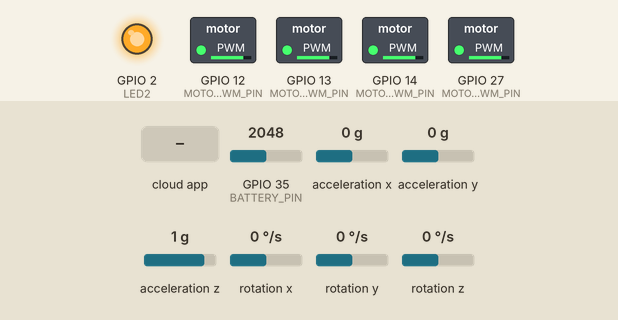
Simulated run of this sketch. Board: ESP32. Shown: switched loads named in the sketch (green lamp = pin HIGH), output pins drawn as LEDs (lit = HIGH). Wiring (inferred from the names in the program): MPU-6050 motion sensor at I2C address 0x68. Inputs (shaded band) come from the test bench; at power-on: acceleration x 0 g, acceleration y 0 g, acceleration z 1 g, rotation x 0 °/s, GPIO 35 (BATTERY_PIN) = 2048, rotation y 0 °/s, rotation z 0 °/s. The RemoteXY app is connected; what the sketch prints to the serial monitor is not drawn.

Above: at 1.4 s.
1.5 s: the phone or cloud app sets throttle to 25
At 2.7 s:
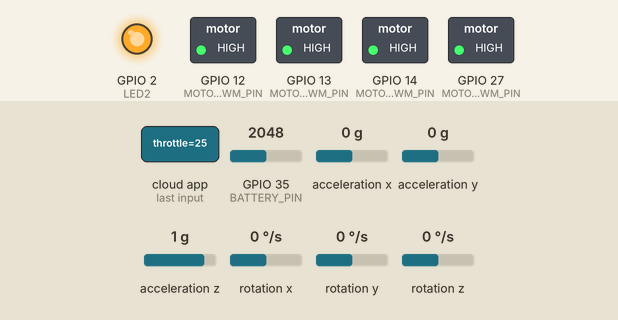
3.0 s: acceleration x set to -1.4 g
At 3.44 s:
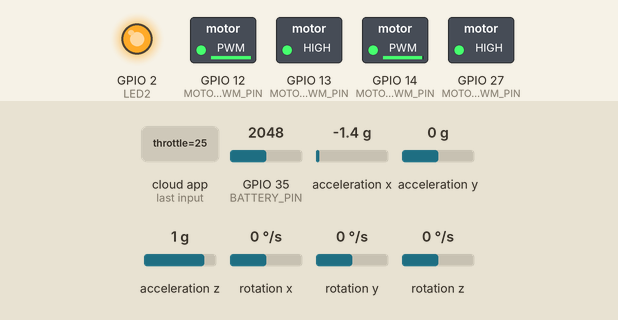
6.0 s: acceleration y set to -0.8 g
At 7.22 s:
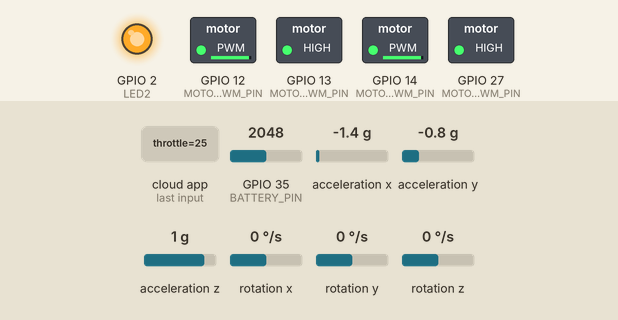
9.0 s: acceleration z set to -1.4 g
At 9.28 s:
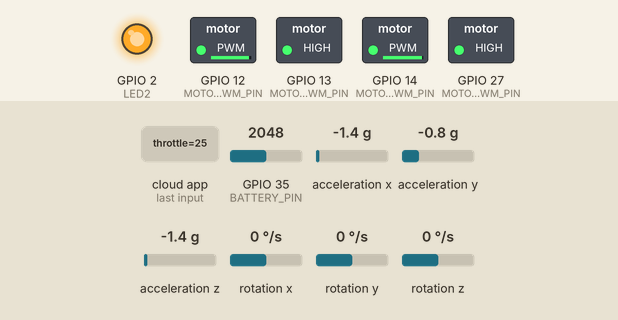
12.0 s: rotation x set to -100 °/s
At 13.4 s:
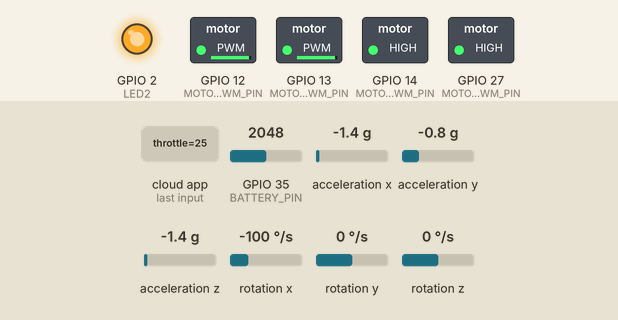
13.7 s: the phone or cloud app sets throttle to 50
At 14.5 s:
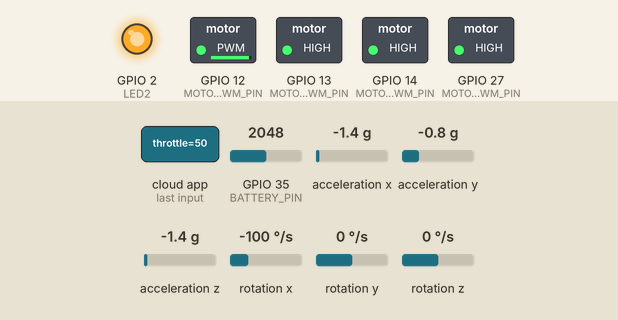
Timing chart, 0 to 16.2 s (numbered marks = the images above; inputs shaded):
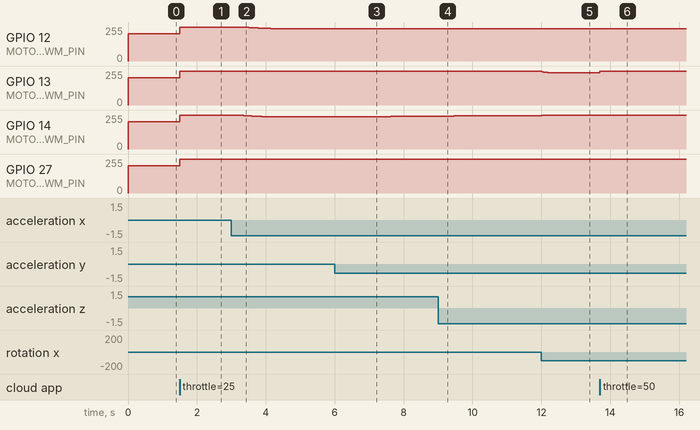

The sketch:

FinalDroneCode.ino
```cpp
#define REMOTEXY_MODE__WIFI_POINT
#include <WiFi.h>
#include <RemoteXY.h>
#include <Arduino.h>
#include <Wire.h>
#define MPU6050_ADDR 0x68
#define SDA_PIN 21
#define SCL_PIN 22

// -------------------- PIN DEFINITIONS --------------------
#define LED2 2
#define PIN_EMERGENCY_BTN 2
#define MOTOR1_PWM_PIN 13 // ESC signal wire pin
#define MOTOR2_PWM_PIN 12
#define MOTOR3_PWM_PIN 14
#define MOTOR4_PWM_PIN 27

// -------------------- RemoteXY WiFi Settings --------------------
#define REMOTEXY_WIFI_SSID "ESP-DRONE_4A90"
#define REMOTEXY_WIFI_PASSWORD "12345678"
#define REMOTEXY_SERVER_PORT 2390
#define REMOTEXY_ACCESS_PASSWORD "12345678"

// -------------------- RemoteXY GUI Configuration --------------------
#pragma pack(push, 1)
uint8_t RemoteXY_CONF[] =   // 78 bytes
  { 255,6,0,4,0,71,0,19,0,0,0,69,83,80,45,68,82,79,78,69,
  95,52,65,57,48,0,31,1,200,84,1,1,5,0,5,19,8,60,60,32,
  2,26,31,5,136,7,60,60,32,2,26,31,1,96,58,21,21,0,36,31,
  0,4,3,11,12,63,0,2,26,67,173,72,24,10,78,2,26,2 };

struct {
  int8_t joystick_01_x; // Yaw
  int8_t joystick_01_y;
  int8_t joystick_02_x; // Roll
  int8_t joystick_02_y; // Pitch
  uint8_t Emergency_btn;
  int8_t throttle; // 0 to 100
  float battery;
  uint8_t connect_flag;
} RemoteXY;
#pragma pack(pop)

// -------------------- PWM Setup for Motor ESC --------------------
const int motorPwmChannel = 0;     // PWM channel (0–15)
const int pwmFreq = 50;            // ESCs work with 50Hz
const int pwmResolution = 12;      // 16-bit resolution (0–65535)
const int minPulse = 1000;         // microseconds
const int maxPulse = 2000;         // microseconds

// Store joystick to PWM µs values
float ReceiverValue[4] = {0, 0, 0, 0}; // Roll, Pitch, Throttle, Yaw


// Declaring PID variables
float AccXCalibration,AccYCalibration,AccZCalibration;//added by kshitiz
float DesiredRateRoll, DesiredRatePitch, DesiredRateYaw;
float ErrorRateRoll, ErrorRatePitch, ErrorRateYaw;
float InputRoll, InputThrottle, InputPitch, InputYaw;
float PrevErrorRateRoll, PrevErrorRatePitch, PrevErrorRateYaw;
float PrevItermRateRoll, PrevItermRatePitch, PrevItermRateYaw;
float PIDReturn[]= {0,0,0};
float PRateRoll = 1.16; float PRatePitch = PRateRoll; float PRateYaw = 0;
float IRateRoll = 0.005; float IRatePitch = IRateRoll; float IRateYaw = 0;
float DRateRoll = 0.0065; float DRatePitch = DRateRoll; float DRateYaw = 0;

float MotorInput1, MotorInput2, MotorInput3, MotorInput4;
unsigned long LoopTimer;

// Following Code is for battery percentage//
const int BATTERY_PIN = 35; // ADC pin connected to voltage divider
const float R1 = 10000.0; // Resistor values in ohms
const float R2 = 2200.0;
const float ADC_MAX = 4095.0; // Maximum ADC value (12-bit resolution)
const float VOLTAGE_REF = 3.3; // Reference voltage for ADC

//-----------Imu sensor Code-----------//
float RateRoll, RatePitch, RateYaw;
float RateCalibrationRoll, RateCalibrationPitch, RateCalibrationYaw;
int RateCalibrationNum;

float AccX, AccY, AccZ;
float AngleRoll, AnglePitch;
float KalmanAngleRoll=0, KalmanUncertaintyAngleRoll=2*2;
float KalmanAnglePitch=0, KalmanUncertaintyAnglePitch=2*2;
float Kalman1DOutput[]={0,0};

float DesiredAngleRoll,DesiredAnglePitch;
float ErrorAngleRoll,ErrorAnglePitch;

float PrevErrorAngleRoll,PrevErrorAnglePitch;
float PrevItermAngleRoll,PrevItermAnglePitch;

float PAngleRoll=2; float PAnglePitch= PAngleRoll;
float IAngleRoll=0; float IAnglePitch=IAngleRoll;
float DAngleRoll=0; float DAnglePitch= DAngleRoll;

void kalman_1d(float KalmanState, float KalmanUncertainty, float KalmanInput, float KalmanMeasurement) {
  KalmanState=KalmanState+0.004*KalmanInput;
  KalmanUncertainty=KalmanUncertainty + 0.004 * 0.004 * 4 * 4;
  float KalmanGain=KalmanUncertainty * 1/(1*KalmanUncertainty + 3 * 3);
  KalmanState=KalmanState+KalmanGain * (KalmanMeasurement-KalmanState);
  KalmanUncertainty=(1-KalmanGain) * KalmanUncertainty;
  Kalman1DOutput[0]=KalmanState;
  Kalman1DOutput[1]=KalmanUncertainty;
}
void gyro_signals(void) {
  Wire.beginTransmission(0x68);
  Wire.write(0x1A);
  Wire.write(0x05);
  Wire.endTransmission();
  Wire.beginTransmission(0x68);
  Wire.write(0x1C);
  Wire.write(0x10);
  Wire.endTransmission();
  Wire.beginTransmission(0x68);
  Wire.write(0x3B);
  Wire.endTransmission();
  Wire.requestFrom(0x68,6);
  int16_t AccXLSB = Wire.read() << 8 | Wire.read();
  int16_t AccYLSB = Wire.read() << 8 | Wire.read();
  int16_t AccZLSB = Wire.read() << 8 | Wire.read();
  Wire.beginTransmission(0x68);
  Wire.write(0x1B);
  Wire.write(0x8);
  Wire.endTransmission();
  Wire.beginTransmission(0x68);
  Wire.write(0x43);
  Wire.endTransmission();
  Wire.requestFrom(0x68,6);
  int16_t GyroX=Wire.read()<<8 | Wire.read();
  int16_t GyroY=Wire.read()<<8 | Wire.read();
  int16_t GyroZ=Wire.read()<<8 | Wire.read();
  RateRoll=(float)GyroX/65.5;
  RatePitch=(float)GyroY/65.5;
  RateYaw=(float)GyroZ/65.5;
  AccX=(float)AccXLSB/4096;
  AccY=(float)AccYLSB/4096;
  AccZ=(float)AccZLSB/4096-0.17;
  AngleRoll=atan(AccY/sqrt(AccX*AccX+AccZ*AccZ))*1/(3.142/180);
  AnglePitch=-atan(AccX/sqrt(AccY*AccY+AccZ*AccZ))*1/(3.142/180);
}
// PID function
void pid_equation(float Error, float P, float I, float D,
  float PrevError, float PrevIterm) {
    float Pterm = P * Error;
    float Iterm = PrevIterm + I * (Error + PrevError) * 0.004 / 2;
    if(Iterm > 400) Iterm = 400;
    else if (Iterm < -400) Iterm = -400;
    float Dterm = D * (Error - PrevError) / 0.004; // freq of loop is 400us
    float PIDOutput = Pterm + Iterm + Dterm;
    if(PIDOutput > 400) PIDOutput = 400;
    else if (PIDOutput < -400) PIDOutput = -400;
    PIDReturn[0] = PIDOutput;
    PIDReturn[1] = Error;
    PIDReturn[2] = Iterm;
}
// Reset Variable function
void reset_pid(void) {
  PrevErrorRateRoll = 0;
  PrevErrorRatePitch = 0;
  PrevErrorRateYaw = 0;
  PrevItermRateRoll = 0;
  PrevItermRatePitch = 0;
  PrevItermRateYaw = 0;

  PrevErrorAngleRoll=0;
  PrevErrorAnglePitch=0;
  PrevItermAngleRoll=0;
  PrevItermAnglePitch=0;
}

void setup() {
  Serial.begin(115200);
  pinMode(LED2, OUTPUT);
  pinMode(PIN_EMERGENCY_BTN, OUTPUT);

  // Init RemoteXY
  RemoteXY_Init();
  digitalWrite(LED2, HIGH); // Startup LED

  // Init PWM for ESC - keeping original ledcAttach approach
  ledcAttach(MOTOR1_PWM_PIN, pwmFreq, pwmResolution);
  analogWrite(MOTOR1_PWM_PIN, 205); // Assuming analogWrite works in this ESP32 environment
  ledcAttach(MOTOR2_PWM_PIN, pwmFreq, pwmResolution);
  analogWrite(MOTOR2_PWM_PIN, 205);
  ledcAttach(MOTOR3_PWM_PIN, pwmFreq, pwmResolution);
  analogWrite(MOTOR3_PWM_PIN, 205);
  ledcAttach(MOTOR4_PWM_PIN, pwmFreq, pwmResolution);
  analogWrite(MOTOR4_PWM_PIN, 205);

  Serial.println("System Ready. Waiting for throttle...");
  // Initialize IMU
  Wire.begin(SDA_PIN, SCL_PIN, 400000);

  delay(250);

  Wire.beginTransmission(MPU6050_ADDR);
  Wire.write(0x6B);  // Wake up MPU6050
  Wire.write(0x00);
  Wire.endTransmission();

  // Verify MPU6050 connection
  Wire.beginTransmission(MPU6050_ADDR);
  if (Wire.endTransmission() != 0) {
    Serial.println("MPU6050 not found!");
    while (1);
  }

  // // Gyro Calibration
  // for (RateCalibrationNum = 0; RateCalibrationNum < 2000; RateCalibrationNum++) {
  //   gyro_signals();
  //   RateCalibrationRoll += RateRoll;
  //   RateCalibrationPitch += RatePitch;
  //   RateCalibrationYaw += RateYaw;
  //   delay(1);
  // }

  // RateCalibrationRoll /= 2000;
  // RateCalibrationPitch /= 2000;
  // RateCalibrationYaw /= 2000;

   RateCalibrationRoll=-2.3;
   RateCalibrationPitch=-1.72;
   RateCalibrationYaw=-0.3;
   AccXCalibration=0.02;
   AccYCalibration=0.01;
   AccZCalibration=0.18;
  LoopTimer = micros();
}

void loop() {
  //kalman filter code
  gyro_signals();
  RateRoll -= RateCalibrationRoll;
  RatePitch -= RateCalibrationPitch;
  RateYaw -= RateCalibrationYaw;

  AccX -= AccXCalibration ; //newly added by kshitiz
  AccY -= AccYCalibration ;
  AccZ -= AccZCalibration;

  kalman_1d(KalmanAngleRoll, KalmanUncertaintyAngleRoll, RateRoll, AngleRoll);
  KalmanAngleRoll = Kalman1DOutput[0];
  KalmanUncertaintyAngleRoll = Kalman1DOutput[1];

  kalman_1d(KalmanAnglePitch, KalmanUncertaintyAnglePitch, RatePitch, AnglePitch);
  KalmanAnglePitch = Kalman1DOutput[0];
  KalmanUncertaintyAnglePitch = Kalman1DOutput[1];

  Serial.print("Roll Angle [°] ");
  Serial.print(KalmanAngleRoll);
  Serial.print(" Pitch Angle [°] ");
  Serial.println(KalmanAnglePitch);

  while (micros() - LoopTimer < 4000);
  LoopTimer = micros();

  // Code for battery percentage
  int adcValue = analogRead(BATTERY_PIN); // Read ADC value
  float vOut = (adcValue / ADC_MAX) * VOLTAGE_REF; // Convert ADC value to voltage
  float vIn = vOut * (R1 + R2) / R2; // Calculate actual battery voltage
  RemoteXY.battery = vIn; // Update battery voltage in RemoteXY
  Serial.print("Battery Voltage: ");
  Serial.print(vIn);
  Serial.println(" V");

  RemoteXY_Handler();

  // Convert joystick to 1000–2000 µs
  ReceiverValue[0] = map(RemoteXY.joystick_02_x, -100, 100, 1000, 2000); // Roll
  ReceiverValue[1] = map(RemoteXY.joystick_02_y, -100, 100, 1000, 2000); // Pitch
  ReceiverValue[2] = map(RemoteXY.throttle, 0, 100, 1000, 2000);         // Throttle
  ReceiverValue[3] = map(RemoteXY.joystick_01_x, -100, 100, 1000, 2000); // Yaw

  // Added conversion from joystick to desired angles
  DesiredAngleRoll = 0.10 * (ReceiverValue[0] - 1500);  // Scale for angle control
  DesiredAnglePitch = 0.10 * (ReceiverValue[1] - 1500); // Scale for angle control
  InputThrottle = ReceiverValue[2];
  DesiredRateYaw = 0.15 * (ReceiverValue[3] - 1500);

  ErrorAngleRoll = DesiredAngleRoll - KalmanAngleRoll;
  ErrorAnglePitch = DesiredAnglePitch - KalmanAnglePitch;

  pid_equation(ErrorAngleRoll, PAngleRoll, IAngleRoll, DAngleRoll, PrevErrorAngleRoll, PrevItermAngleRoll);
  DesiredRateRoll = PIDReturn[0];
  PrevErrorAngleRoll = PIDReturn[1];
  PrevItermAngleRoll = PIDReturn[2];

  pid_equation(ErrorAnglePitch, PAnglePitch, IAnglePitch, DAnglePitch, PrevErrorAnglePitch, PrevItermAnglePitch);
  DesiredRatePitch = PIDReturn[0];
  PrevErrorAnglePitch = PIDReturn[1];
  PrevItermAnglePitch = PIDReturn[2];

  //for inner loop controller
  ErrorRateRoll = DesiredRateRoll - RateRoll; // Calculating the error for the pid calculations
  ErrorRatePitch = DesiredRatePitch - RatePitch;
  ErrorRateYaw = DesiredRateYaw - RateYaw;

  pid_equation(ErrorRateRoll, PRateRoll, IRateRoll, DRateRoll, PrevErrorRateRoll, PrevItermRateRoll);
  InputRoll = PIDReturn[0];
  PrevItermRateRoll = PIDReturn[2];
  PrevErrorRateRoll = PIDReturn[1];

  pid_equation(ErrorRatePitch, PRatePitch, IRatePitch, DRatePitch, PrevErrorRatePitch, PrevItermRatePitch);
  InputPitch = PIDReturn[0];
  PrevErrorRatePitch = PIDReturn[1];
  PrevItermRatePitch = PIDReturn[2];

  pid_equation(ErrorRateYaw, PRateYaw, IRateYaw, DRateYaw, PrevErrorRateYaw, PrevItermRateYaw);
  InputYaw = PIDReturn[0];
  PrevErrorRateYaw = PIDReturn[1];
  PrevItermRateYaw = PIDReturn[2];

  if(InputThrottle > 1800) // limiting to 80%
    InputThrottle = 1800;

  MotorInput1 = 1.024 * (InputThrottle - InputRoll - InputPitch - InputYaw); // using quadcopter dynamics equation
  MotorInput2 = 1.024 * (InputThrottle - InputRoll + InputPitch + InputYaw);
  MotorInput3 = 1.024 * (InputThrottle + InputRoll + InputPitch - InputYaw);
  MotorInput4 = 1.024 * (InputThrottle + InputRoll - InputPitch + InputYaw);

  if(MotorInput1 > 2000) MotorInput1 = 1999;
  if(MotorInput2 > 2000) MotorInput2 = 1999;
  if(MotorInput3 > 2000) MotorInput3 = 1999;
  if(MotorInput4 > 2000) MotorInput4 = 1999;

  int ThrottleIdle = 1180;
  if(MotorInput1 < ThrottleIdle) MotorInput1 = ThrottleIdle; // keeping the drone minimally 18% power during flight
  if(MotorInput2 < ThrottleIdle) MotorInput2 = ThrottleIdle;
  if(MotorInput3 < ThrottleIdle) MotorInput3 = ThrottleIdle;
  if(MotorInput4 < ThrottleIdle) MotorInput4 = ThrottleIdle;

  int ThrottleCutOff = 1000;
  if(ReceiverValue[2] < 1050) {  // Turning off the motors
    MotorInput1 = ThrottleCutOff;
    MotorInput2 = ThrottleCutOff;
    MotorInput3 = ThrottleCutOff;
    MotorInput4 = ThrottleCutOff;
    reset_pid();
  }

  analogWrite(MOTOR1_PWM_PIN, map(MotorInput1, 1000, 2000, 205, 410));
  analogWrite(MOTOR2_PWM_PIN, map(MotorInput2, 1000, 2000, 205, 410));
  analogWrite(MOTOR3_PWM_PIN, map(MotorInput3, 1000, 2000, 205, 410));
  analogWrite(MOTOR4_PWM_PIN, map(MotorInput4, 1000, 2000, 205, 410));

  while(micros() - LoopTimer < 400); // finish the 400 us / 2500 Hz control loop
  LoopTimer = micros();
}
```

Measured:
- after the input at 1.5 s, GPIO 12 (MOTOR2_PWM_PIN), GPIO 13 (MOTOR1_PWM_PIN), GPIO 14 (MOTOR3_PWM_PIN), GPIO 27 (MOTOR4_PWM_PIN): 205/255 → 255/255 at once
- after the input at 3.0 s, GPIO 12 (MOTOR2_PWM_PIN): moves from 255/255 to 241/255 over 1.1 s, starting after 0.34 s; GPIO 14 (MOTOR3_PWM_PIN): moves from 255/255 to 241/255 over 0.87 s, starting after 0.21 s
- after the input at 6.0 s, GPIO 14 (MOTOR3_PWM_PIN): moves from 241/255 to 246/255 over 1.4 s, starting after 1.1 s
- after the input at 9.0 s, GPIO 14 (MOTOR3_PWM_PIN): 246/255 → 247/255 after 0.11 s instead of 0.55 s
- after the input at 12.0 s, GPIO 13 (MOTOR1_PWM_PIN): 255/255 → 241/255 at once; GPIO 14 (MOTOR3_PWM_PIN): 250/255 → 255/255 at once
- after the input at 13.7 s, GPIO 13 (MOTOR1_PWM_PIN): 241/255 → 255/255 at once
